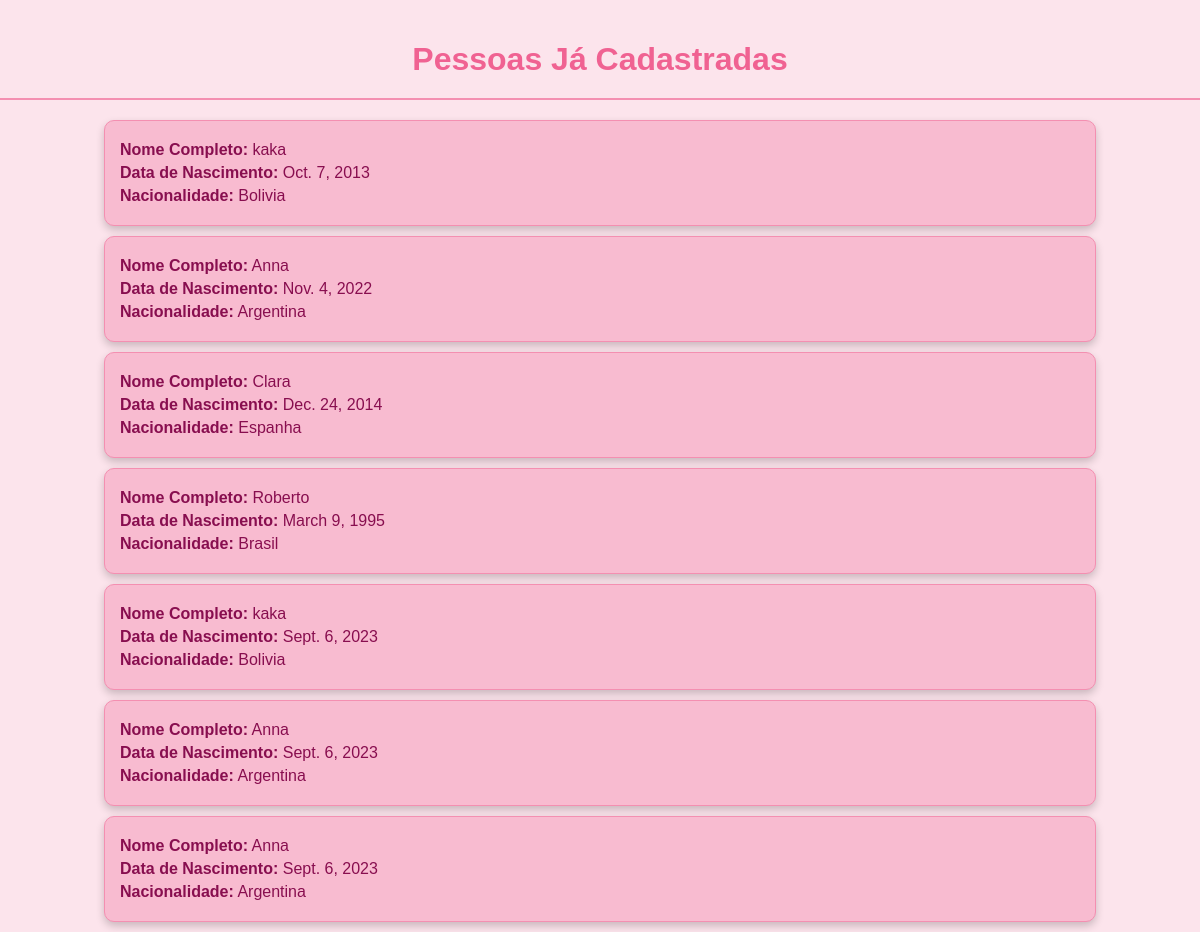
/cadastrados/, run on the app's committed database.
### matricula/models.py (models this page shows)
class Estudante(models.Model):
    nome_completo = models.CharField(max_length=100)
    data_nascimento = models.DateField()
    genero = models.CharField(max_length=10)
    nacionalidade = models.CharField(max_length=50)
    nome_mae = models.CharField(max_length=100)

### matricula/views.py (the view)
# urls.py: path('cadastrados/', views.pessoas, name='cadastrados')
def pessoas(request):
    contexto = {'cadastrados': Estudante.objects.all()}
    return render(request, 'cadastrados.html', contexto)

### matricula/templates/cadastrados.html (shortened to what this page needs)
<!DOCTYPE html>
<html lang="en">
<head>
</head>
<body>
    <h1>Pessoas Já Cadastradas</h1>
    {% for x in cadastrados %}
        <div class="user-card">
            <p><strong>Nome Completo:</strong> {{ x.nome_completo }}</p>
            <p><strong>Data de Nascimento:</strong> {{ x.data_nascimento }}</p>
            <p><strong>Nacionalidade:</strong> {{ x.nacionalidade }}</p>
        </div>
    {% endfor %}
</body>
</html>

### matricula/templates/cadastrados.html (style rules this page uses)
body { font-family: Arial, sans-serif; background-color: #fce4ec; color: #880e4f; margin: 0; padding: 0; }
h1 { display: flex; justify-content: center; padding: 20px; color: #f06292; border-bottom: 2px solid #f48fb1; margin-bottom: 20px; }
.user-card { background-color: #f8bbd0; border: 1px solid #f48fb1; border-radius: 10px; padding: 15px; margin: 10px auto; width: 80%; box-shadow: 0 4px 8px rgba(0, 0, 0, 0.2); }
.user-card p { margin: 5px 0; color: #880e4f; }

### data on the page
Estudante: nome_completo "kaka", data_nascimento "Oct. 7, 2013", nacionalidade "Bolivia"
Estudante: nome_completo "Anna", data_nascimento "Nov. 4, 2022", nacionalidade "Argentina"
Estudante: nome_completo "Clara", data_nascimento "Dec. 24, 2014", nacionalidade "Espanha"
Estudante: nome_completo "Roberto", data_nascimento "March 9, 1995", nacionalidade "Brasil"
Estudante: nome_completo "kaka", data_nascimento "Sept. 6, 2023", nacionalidade "Bolivia"
Estudante: nome_completo "Anna", data_nascimento "Sept. 6, 2023", nacionalidade "Argentina"
Estudante: nome_completo "Anna", data_nascimento "Sept. 6, 2023", nacionalidade "Argentina"
